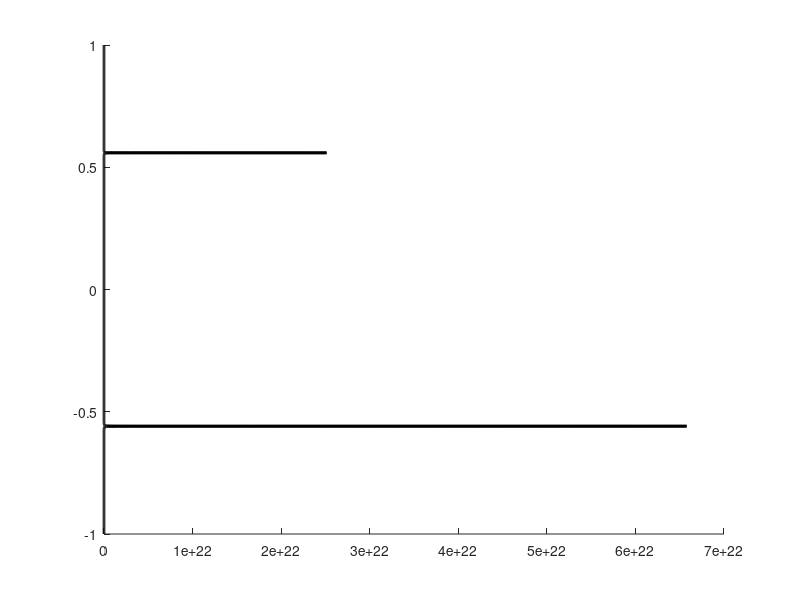
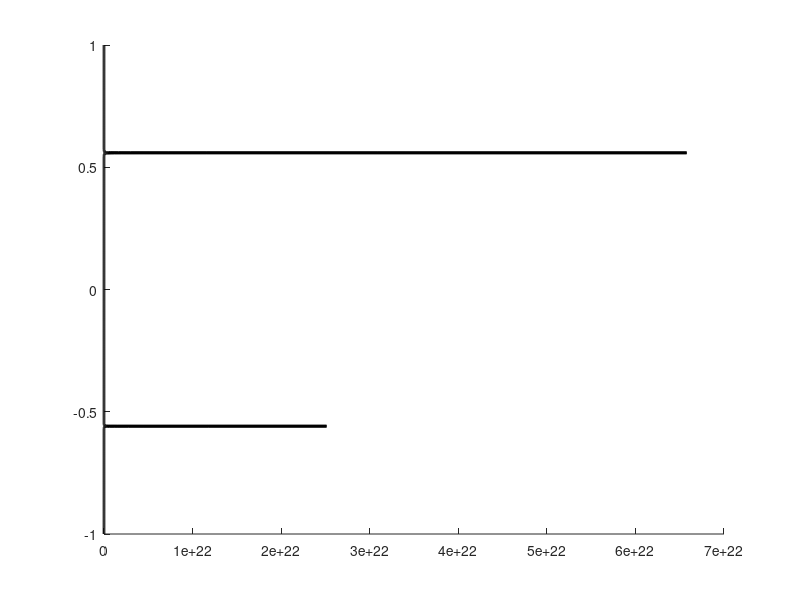

Write the MATLAB code that produced these figures, in order.
%% A test program to generate plot 8.4.1 of Datta's book Atom to Transistor

clc;
clear all;
fig=0;

%% Set physical parameters
hbar=1.05457e-34; %Joules
eV=1.602e-19;  %Joules
m0=9.109e-31;  %kg

%% Set simulation constants
eps=-0.25*eV;
eps1=0.25*eV;
tau=0.5*eV;
eta=0.0001*eV;
nE=10000;
E=linspace(-1*eV,1*eV,nE);

%% Calculate Green's function
H=[eps, tau; ctranspose(tau), eps1];
for i=1:nE
    G=inv(E(i)*eye(2,2)-H+1i*eta*eye(2,2));
    A=1i*(G-ctranspose(G));
    LDOS_1(i)=A(1,1);
    LDOS_2(i)=A(2,2);
end;

%% Plot resutls
fig=fig+1; figure(fig); hold on;
plot(LDOS_1,E/eV,'k','LineWidth',2);

fig=fig+1; figure(fig); hold on;
plot(LDOS_2,E/eV,'k','LineWidth',2);